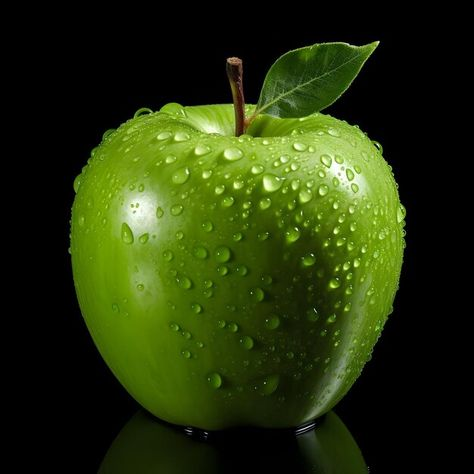
#> input picture term 3/Lab3 AI/apple.jpg, 474 x 474 px
$ jupyter execute 'Лабораторная_1 (Задание).ipynb'
#> lines starting #> are read from the running program, lines starting #| are printed output that depends on the picture
## Задание

Дана фотография одинокого яблока крупно на очень светлом или очень темном фоне в формате JPEG.

Имя файла с фотографией вводится с клавиатуры. Какое это яблоко - зеленое, желтое, белое (очень светложелтое или светло-зеленое) или красное?

Ответ вывести названием цвета (одно слово) на русском языке в нижнем регистре.

[cell 1]
from PIL import Image
import numpy as np
import math
from sklearn.cluster import KMeans
import matplotlib.pyplot as plt

Наборы цветов

[cell 2]
colorSet = {'зеленое': (95,134,55), 'желтое': (225,190,44),
            'красное': (176,68,73), 'белое': (205,205,185),
            'белый фон': (255,255,255), 'темный фон': (40,40,40)}

Загрузите изображение и выведите его на экран

[cell 3]
# !gdown --folder 1VCi8k2IClU__VSRG0N_Err4fYtZc6bQb

[cell 4]
filename = input('Введите имя файла (например: Лабораторная 2/1.jpg): ')
#> the answer given: apple.jpg
image = Image.open(filename)
#> image is the input picture: PIL image 474x474 RGB; mean R, G, B 37.9, 51.3, 11.5

[cell 5]
plt.figure(figsize=(8, 6))
plt.imshow(image)
plt.axis('off')
plt.title(f'Загруженное изображение: {filename}')
plt.show()

[cell 6]
scale_factor = 0.25
new_size = (int(image.width * scale_factor), int(image.height * scale_factor))
#> new_size = (118, 118)
image_small = image.resize(new_size, Image.Resampling.LANCZOS)
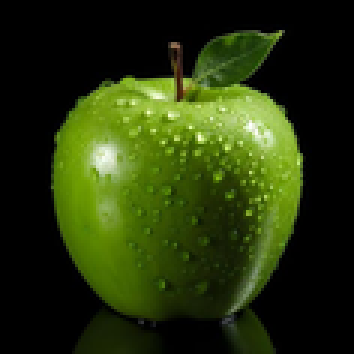
#> image_small: PIL image 118x118 RGB (shown 3 times larger); mean R, G, B 38, 51.4, 11.6

[cell 7]
def distanse(a,b):
  r = (a[0]-b[0])**2 + (a[1]-b[1])**2 + (a[2]-b[2])**2
  return math.sqrt(r)

[cell 8]
if image.mode != 'RGB':
    image = image.convert('RGB')

[cell 9]
img_array = np.array(image_small)

[cell 10]
pixels = img_array.reshape(-1, 3)

[cell 11]
kmeans = KMeans(n_clusters=12, random_state=0, n_init=10)
kmeans.fit(pixels)
colors = kmeans.cluster_centers_.astype(int)

[cell 12]
def is_background(color):
    # Проверяем, является ли цвет фоном (очень светлым или очень темным)
    return (color[0] > 200 and color[1] > 200 and color[2] > 200) or \
           (color[0] < 60 and color[1] < 60 and color[2] < 60)

[cell 13]
cluster_counts = np.bincount(kmeans.labels_)
sorted_indices = np.argsort(-cluster_counts)

[cell 14]
dominant_color = None
for idx in sorted_indices:
    color = colors[idx]
    if not is_background(color):
        dominant_color = color
        break

[cell 15]
if dominant_color is None:
    dominant_color = colors[sorted_indices[0]]

[cell 16]
min_distance = float('inf')
best_match = None

[cell 17]
for color_name, color_value in colorSet.items():
    if color_name not in ['белый фон', 'темный фон']:
        d = distanse(dominant_color, color_value)
        if d < min_distance:
            min_distance = d
            best_match = color_name
